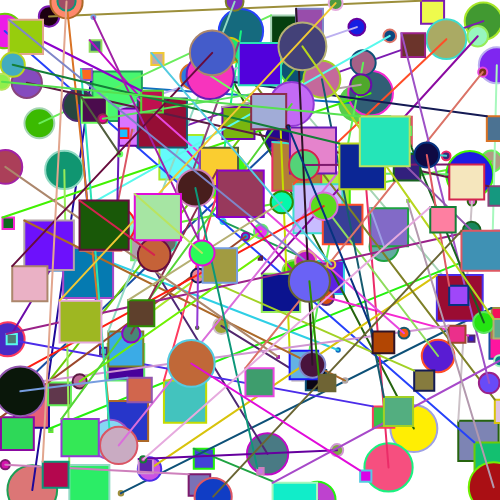
Frame 1 (no input)
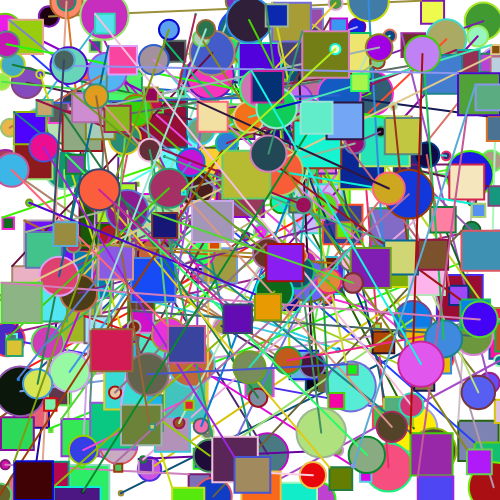
Frame 2 (the mouse pressed at the canvas centre, redrawn once)

The p5.js sketch that drew these frames (run headless with seeded random() and noise() and a simulated clock; the mouse was pressed at the canvas centre and the sketch redrawn once):

// p5.js sketch
// ── sketch.js

function setup() {
  createCanvas(500, 500,);
  strokeWeight(2);
  noStroke();
  frameRate(50000);
  noLoop()
  //noLoop();
}

function draw() {

    fill(205,206,178)
    for (let i = 0; i < 100; i++) {
      var l = random(500)
      var b = random(500)
      var eSize = random(50)
      fill(random(255),random(255),random(255))
      ellipse(l,b,eSize,eSize);
        var d = random(500)
        var f = random(500)
        var rSize = random(50)
        fill(random(255),random(255),random(255))
        rect(d,f,rSize,rSize);
      //fill(random(255),random(255),random(255))
      //rect(random(500),random(500),b,b);
      stroke(random(255),random(255),random(255))
      line(d,f,l,b);
  }
}
